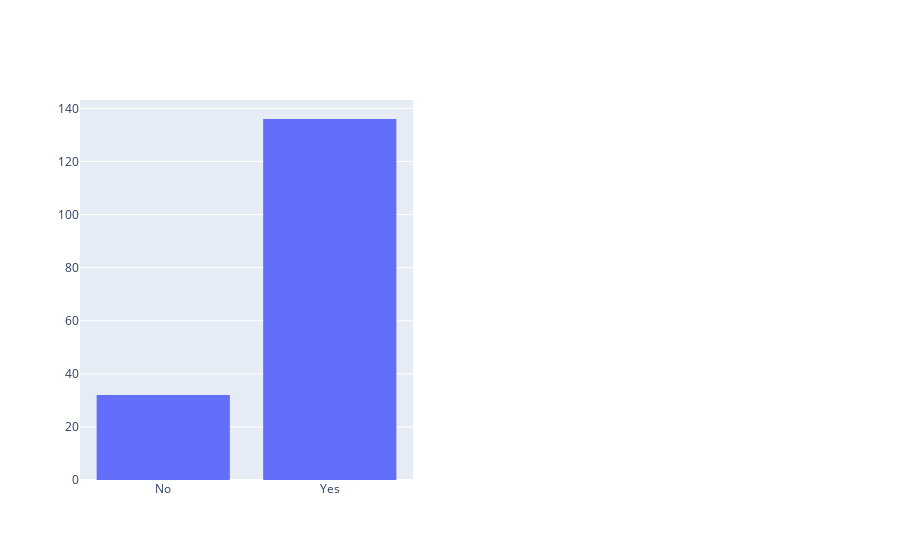

Here is the notebook cell this chart was saved with:
### Code cell
from plotly.subplots import make_subplots
import plotly.graph_objects as go
fig = make_subplots(rows=1, cols=2)

fig.add_trace(
    go.Histogram(x=final['Alive'], y=final['age']),
    row=1, col=1
)

### Figure 1 — Plotly figure (JSON) as saved in the notebook; plotly's stock layout.template omitted (floating-point values rounded to 4 significant figures; data arrays with more than 128 entries replaced by an {"elided": "..."} marker saying what was removed)
{"data": [{"type": "histogram", "x": {"elided": "168 str values"}, "xaxis": "x", "y": {"elided": "168 int values"}, "yaxis": "y"}], "layout": {"xaxis": {"anchor": "y", "domain": [0, 0.45]}, "xaxis2": {"anchor": "y2", "domain": [0.55, 1]}, "yaxis": {"anchor": "x", "domain": [0, 1]}, "yaxis2": {"anchor": "x2", "domain": [0, 1]}}}
